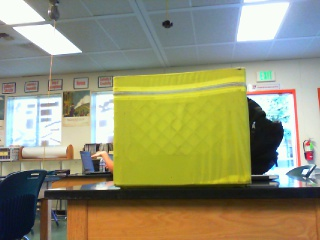
#> input picture AlexK/Distance/image.jpg, 320 x 240 px
$ python -i cube.py   (imports and definitions only)   (older library calls are emulated)
#> lines starting #> are read from the running program, lines starting #| are printed output that depends on the picture; after the words box and inside, x2 and y2 are one past the last pixel; in counts of white or black regions, pixels touching at a corner belong together
#> further down, picture is the input picture: shape (240, 320, 3); mean B, G, R 110.9, 144.7, 146.2
import cv2


class Pipeline:
    """
    An OpenCV pipeline generated by GRIP.
    """

    def __init__(self):
        """initializes all values to presets or None if need to be set
        """
        self.__hsv_threshold_input = None

        self.__hsv_threshold_hue = [21.0431654676259, 56.78174184202128]
        self.__hsv_threshold_saturation = [90.80935251798562, 255.0]
        self.__hsv_threshold_value = [103.19244604316546, 255.0]

        self.hsv_threshold_output = None

        self.__find_contours_input = self.hsv_threshold_output
        self.__find_contours_external_only = True

        self.find_contours_output = None

        self.__filter_contours_contours = self.find_contours_output
        self.__filter_contours_min_area = 500.0
        self.__filter_contours_min_perimeter = 75.0
        self.__filter_contours_min_width = 0.0
        self.__filter_contours_max_width = 1000.0
        self.__filter_contours_min_height = 10.0
        self.__filter_contours_max_height = 1000.0
        self.__filter_contours_solidity = [50.143884892086334, 100.0]
        self.__filter_contours_max_vertices = 1000000.0
        self.__filter_contours_min_vertices = 10.0
        self.__filter_contours_min_ratio = 0.0
        self.__filter_contours_max_ratio = 10.0

        self.filter_contours_output = None

        self.__convex_hulls_contours = self.filter_contours_output

        self.convex_hulls_output = None

    def process(self, source0):
        """
        Runs the pipeline and sets all outputs to new values.
        """
        # Step HSV_Threshold0:
        self.__hsv_threshold_input = source0
        (self.hsv_threshold_output) = self.__hsv_threshold(self.__hsv_threshold_input, self.__hsv_threshold_hue,
                                                           self.__hsv_threshold_saturation, self.__hsv_threshold_value)

        # Step Find_Contours0:
        self.__find_contours_input = self.hsv_threshold_output
        (self.find_contours_output) = self.__find_contours(self.__find_contours_input,
                                                           self.__find_contours_external_only)

        # Step Filter_Contours0:
        self.__filter_contours_contours = self.find_contours_output
        (self.filter_contours_output) = self.__filter_contours(self.__filter_contours_contours,
                                                               self.__filter_contours_min_area,
                                                               self.__filter_contours_min_perimeter,
                                                               self.__filter_contours_min_width,
                                                               self.__filter_contours_max_width,
                                                               self.__filter_contours_min_height,
                                                               self.__filter_contours_max_height,
                                                               self.__filter_contours_solidity,
                                                               self.__filter_contours_max_vertices,
                                                               self.__filter_contours_min_vertices,
                                                               self.__filter_contours_min_ratio,
                                                               self.__filter_contours_max_ratio)

        # Step Convex_Hulls0:
        self.__convex_hulls_contours = self.filter_contours_output
        (self.convex_hulls_output) = self.__convex_hulls(self.__convex_hulls_contours)

        return self.convex_hulls_output

    @staticmethod
    def __hsv_threshold(i, hue, sat, val):
        """Segment an image based on hue, saturation, and value ranges.
        Args:
            i: A BGR numpy.ndarray.
            hue: A list of two numbers the are the min and max hue.
            sat: A list of two numbers the are the min and max saturation.
            val: A list of two numbers the are the min and max value.
        Returns:
            A black and white numpy.ndarray.
        """
        out = cv2.cvtColor(i, cv2.COLOR_BGR2HSV)
#> out: shape (240, 320, 3); mean H, S, V 57.4, 97.3, 159.1
        return cv2.inRange(out, (hue[0], sat[0], val[0]), (hue[1], sat[1], val[1]))
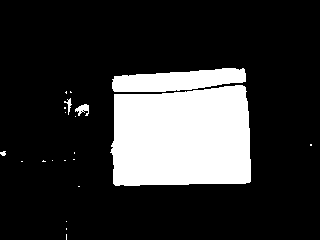
#> returned value: shape (240, 320); 19.8% white; 21 white regions (16 under 20 px)

    @staticmethod
    def __find_contours(i, external_only):
        """Sets the values of pixels in a binary image to their distance to the nearest black pixel.
        Args:
            i: A numpy.ndarray.
            external_only: A boolean. If true only external contours are found.
        Return:
            A list of numpy.ndarray where each one represents a contour.
        """
        if external_only:
            mode = cv2.RETR_EXTERNAL
        else:
            mode = cv2.RETR_LIST
        method = cv2.CHAIN_APPROX_SIMPLE
        im2, contours, hierarchy = cv2.findContours(i, mode=mode, method=method)
        return contours

    @staticmethod
    def __filter_contours(input_contours, min_area, min_perimeter, min_width, max_width,
                          min_height, max_height, solidity, max_vertex_count, min_vertex_count,
                          min_ratio, max_ratio):
        """Filters out contours that do not meet certain criteria.
        Args:
            input_contours: Contours as a list of numpy.ndarray.
            min_area: The minimum area of a contour that will be kept.
            min_perimeter: The minimum perimeter of a contour that will be kept.
            min_width: Minimum width of a contour.
            max_width: MaxWidth maximum width.
            min_height: Minimum height.
            max_height: Maximimum height.
            solidity: The minimum and maximum solidity of a contour.
            min_vertex_count: Minimum vertex Count of the contours.
            max_vertex_count: Maximum vertex Count.
            min_ratio: Minimum ratio of width to height.
            max_ratio: Maximum ratio of width to height.
        Returns:
            Contours as a list of numpy.ndarray.
        """
#> called with min_area = 500, min_perimeter = 75, min_width = 0, max_width = 1000, min_height = 10, max_height = 1000, max_vertex_count = 1000000, min_vertex_count = 10
        output = []
        for contour in input_contours:
            x, y, w, h = cv2.boundingRect(contour)
            if w < min_width or w > max_width:
                continue
            if h < min_height or h > max_height:
                continue
            area = cv2.contourArea(contour)
            if area < min_area:
                continue
            if cv2.arcLength(contour, True) < min_perimeter:
                continue
            hull = cv2.convexHull(contour)
            solid = 100 * area / cv2.contourArea(hull)
            if solid < solidity[0] or solid > solidity[1]:
                continue
            if len(contour) < min_vertex_count or len(contour) > max_vertex_count:
                continue
            ratio = float(w) / h
            if ratio < min_ratio or ratio > max_ratio:
                continue
            output.append(contour)
        return output

    @staticmethod
    def __convex_hulls(input_contours):
        """Computes the convex hulls of contours.
        Args:
            input_contours: A list of numpy.ndarray that each represent a contour.
        Returns:
            A list of numpy.ndarray that each represent a contour.
        """
        output = []
        for contour in input_contours:
            output.append(cv2.convexHull(contour))
        return output

>>> import cv2
>>> picture = cv2.imread('../Distance/image.jpg')
>>> result = Pipeline().process(picture)
#> result = 2 contours; box (x1, y1, x2, y2) and area: (110, 85, 251, 186) 12998, (112, 68, 246, 92) 2291
